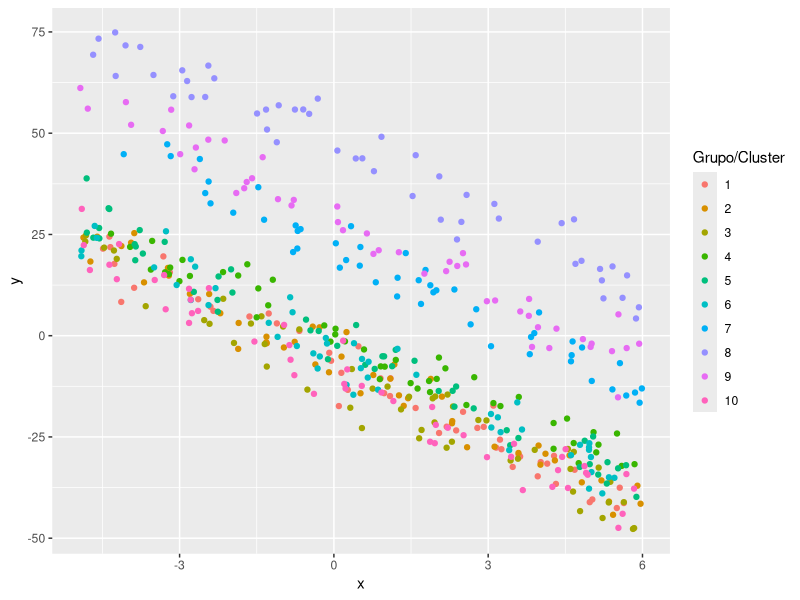

The R source for this figure:
## ---- chunk 1
knitr::opts_chunk$set(echo = TRUE)
## ---- chunk 2
n = 5
sigma_sq = 16
x <- runif(n, min= -5, max= 6)
mu <- 4 -  6*x
y <- rnorm(mu, sqrt(sigma_sq))
## ---- chunk 3
ni <- 50
G <- 10
nobs <- ni * 10                      # Numero total de observaciones
grupo <- factor(rep(x=1:G, each=ni)) # Para crear la variable grupal
obs <- rep(x=1:ni, times=G)           # Para identificar las obs por grupo
x <- runif(n=nobs, min=-5, max=6)  # La covariable
b0 <- rnorm(n=G, mean=0, sd=sqrt(625))    # El Intercepto aleatorio
b0 <- rep(x=b0, each=ni)              # El intercepto aleatorio pero repetido
media <- 4 - 6 * x + b0            # La media
y <- rnorm(n=nobs, mean=media, sd=sqrt(sigma_sq)) # La variable respuesta
datos <- data.frame(grupo, obs, b0, x, y) # Organizando el dataframe
## ---- chunk 4
datos
## ---- chunk 5
library(ggplot2)
ggplot(datos, aes(x, y, color=grupo) ) + 
  geom_point() + 
  labs(colour="Grupo/Cluster")
